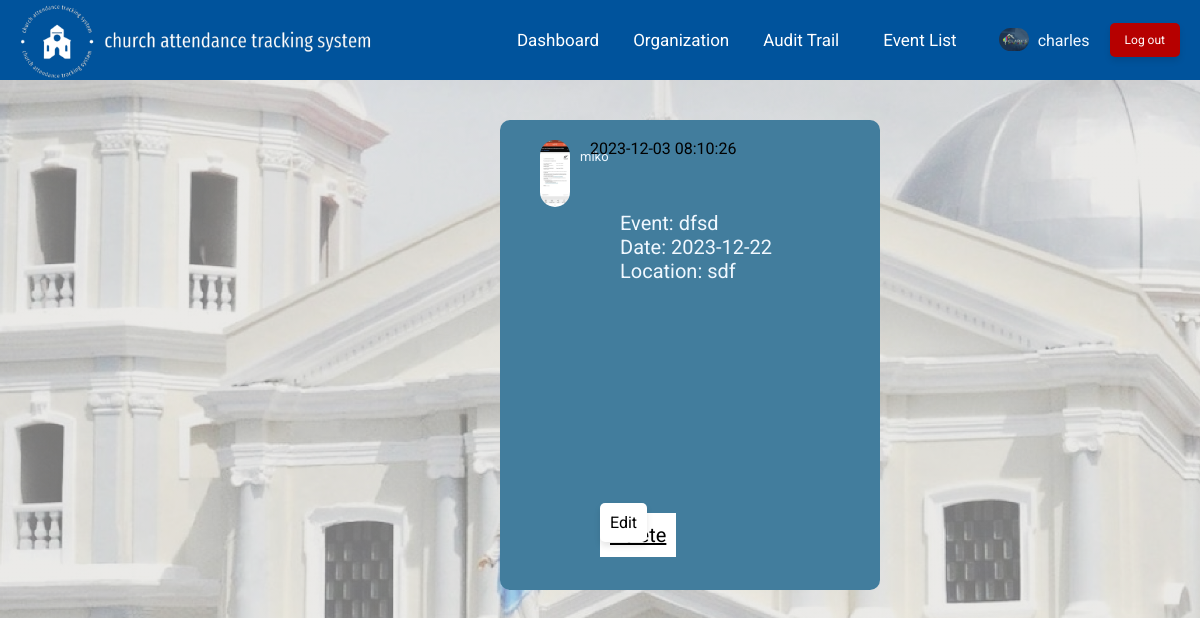
Screenshot of /orgexpandpost.php?id=2 (signed in) with the database file from the repository.
### tables this page shows
CREATE TABLE `userlist` (
  `id` int(11) UNSIGNED NOT NULL,
  `username` varchar(50) NOT NULL,
  `access` varchar(50) NOT NULL,
  `church_member` varchar(3) NOT NULL,
  `email` varchar(50) NOT NULL,
  `organization` text DEFAULT NULL,
  `contact` double DEFAULT NULL,
  `profile_picture` text DEFAULT NULL,
  `password` varchar(500) NOT NULL
);

CREATE TABLE `postlist` (
  `post_id` int(11) NOT NULL,
  `user_id` int(11) NOT NULL,
  `event` text NOT NULL,
  `date` date NOT NULL,
  `location` text NOT NULL,
  `date_posted` datetime NOT NULL DEFAULT current_timestamp() ON UPDATE current_timestamp(),
  `qr` text NOT NULL
);

### orgexpandpost.php (the view, shortened to what this page needs)
<?php
require_once './include/connect/dbcon.php';
$user_id = $_SESSION["user_id"];
if (isset($_GET["id"])) {
    $post_id = $_GET["id"];
}
try {
    $sql = "SELECT * FROM userlist WHERE id=:user_id";
    $result = $pdo->prepare($sql);
    $result->execute([":user_id" => $user_id]);
    $user = $result->fetch();
    $sql = "SELECT * FROM postlist INNER JOIN userlist on userlist.id=postlist.user_id WHERE post_id=:post";
    $result = $pdo->prepare($sql);
    $result->execute([":post" => $post_id]);
    $post = $result->fetch();
} catch (PDOException $exc) {
    echo $exc->getMessage();
    exit();
}
?>
<!DOCTYPE html>
<html lang="en">
<head>
    <link rel="stylesheet" href="orgexpandpost.css">
</head>
    <body >
          <div class="header">
            <div class="left-section">
                <a href="orgadminhome.php" id="logo-link">
                    <img src="images/logos/newwhitetranspa.png" alt="">
                </a>
            </div>
            <div class="right-section">
                <a href="orgadminhome.php" class="dashh">Dashboard</a>
                <a href="orgadminorg.php" class="orgs">Organization</a>
                <a href="orgadminaudit.php" class="audtrail" >Audit Trail</a>
                <a href="orgeventlist.php" class="ev" >Event List</a>
                <div class="profile-link">
                  <a href="orgadminprofile.php" target="_blank">
                    <img class="profile-picture" src="<?php echo $user["profile_picture"]; ?>" alt="">
                  </a>
                </div>
                <div class="user-name">
                  <a href="orgadminprofile.php" target="_blank"><?php echo $user["username"]; ?></a>
              </div>
              <a class="logout" href="logout.php">Log out</a>
            </div>
          </div>
          <div class="post-container">
            <div>
                <div>
                  <div class="user-profile">
                    <div class="poster-profile-picture">
                        <img class="poster-profile-picture" src="<?php echo $post['profile_picture']; ?>" alt="">
                    </div>
                    <div class="poster-info">
                      <div class="profile-name"><?php echo $post['username']; ?></div>
                      <div class="date-posted"><?php echo $post['date_posted']; ?></div>
                    </div>
                  </div>
                </div>
          <div class="user-post-description">
            <div class="post-what">  Event:        <?php echo $post['event']; ?></div>
            <div class="post-where"> Date:          <?php echo $post['date']; ?></div>
            <div class="post-when">  Location:      <?php echo $post['location']; ?></div>
            <div class="qr-image"><img src="<?php echo $post['qr']; ?>">  </div>
            <div class="mga-buttons">
                <a href="orgeditpost.php?id=<?php echo $post['post_id'];?>">Edit  </a>
              </div>
              <div class ="delete-button">
                        <a href="orgdeletepost.php?id=<?php echo $log['post_id'];?>" >Delete</a>
              </div>
          </div>
        </div>
      </div>
    </body>
</html>

### orgexpandpost.css (style rules this page uses)
* { margin: 0; padding: 0; font-family: Roboto, arial; }
.header { position: fixed; left: 0; right: 0; top: 0; display: flex; flex-direction: row; justify-content: space-between; align-items: center; background-color: rgb(0, 83, 156); margin: 0; padding: 0; z-index: 100; height: 80px; }
.left-section { display: flex; flex-direction: row; justify-content: center; align-items: center; }
.left-section a { display: flex; justify-content: center; align-items: center; padding: 10px; text-decoration: none; }
.left-section img { width: 400px; height: 80px; object-fit: cover; border-radius: 30px; margin-right: 15px; margin-left: -15px; }
.dashh { margin-right: 15px; margin-left: 5px; font-size: 17px; color: rgb(255, 255, 255); text-decoration: none; padding: 2px 2px; border-radius: 5%; background-color: rgba(240, 248, 255, 0); transition: background-color 0.3s, box-shadow 0.3s, transform 0.3s; display: inline-block; transform: translateY(0); }
.orgs { margin-right: 15px; margin-left: 15px; font-size: 17px; color: rgb(255, 255, 255); text-decoration: none; padding: 2px 2px; border-radius: 5%; background-color: rgba(240, 248, 255, 0); transition: background-color 0.3s, box-shadow 0.3s, transform 0.3s; display: inline-block; transform: translateY(0); }
.audtrail { margin-right: 15px; margin-left: 15px; font-size: 17px; color: rgb(255, 255, 255); text-decoration: none; padding: 2px 2px; border-radius: 5%; background-color: rgba(240, 248, 255, 0); transition: background-color 0.3s, box-shadow 0.3s, transform 0.3s; display: inline-block; transform: translateY(0); }
.ev { margin-right: 40px; margin-left: 25px; font-size: 17px; color: rgb(255, 255, 255); text-decoration: none; padding: 2px 2px; border-radius: 5%; background-color: rgba(240, 248, 255, 0); transition: background-color 0.3s, box-shadow 0.3s, transform 0.3s; display: inline-block; transform: translateY(0); }
.user-name a { color: aliceblue; text-decoration: none; margin-right: 20px; margin-left: -1px; }
.profile-link img { width: 30px; height: auto; border-radius: 15px; margin-top: 3px; margin-right: 10px; }
.logout { margin-right: -40px; margin-left: 0px; font-size: 12px; color: white; padding: 10px 15px; border-radius: 5px; background-color: rgb(182, 0, 0); text-decoration: none; transition: background-color 0.3s, box-shadow 0.3s, transform 0.3s; display: inline-block; box-shadow: 0 4px 6px rgba(0, 0, 0, 0.1); transform: translateY(0); }
.right-section { display: flex; justify-content: center; align-items: center; flex-shrink: 0; margin-right: 60px; }
body { margin-top: 120px; background: linear-gradient(to top, rgba(218, 217, 217, 0.5) 50%, rgba(218, 217, 217, 0.5) 50%), url(images/lagin.jpg); background-attachment: fixed; background-position: center; background-size: cover; }
.post-container { border: snow; margin-left: 500px; transition: box-shadow 0.15s; height: 470px; width: 300px; display: flex; flex-direction: column; background:rgb(66, 125, 157) ; border-radius: 10px; position: relative; padding-left: 80px; }
.mga-buttons { width: 200px; height: 30px; margin-top: 10px; }
.mga-buttons a { margin-top: 10px; margin-right: 50px; background-color: rgb(255, 255, 255); color: rgb(0, 0, 0); border: none; padding: 10px 10px; text-align: center; text-decoration: none; display: inline-block; font-size: 16px; cursor: pointer; border-radius: 5px; transition: background-color 0.3s, box-shadow 0.3s, transform 0.3s; box-shadow: 0 4px 6px rgba(0, 0, 0, 0.1); transform: translateY(0); }
.delete-button a { margin-top: 10px; margin-right: 50px; background-color: rgb(255, 255, 255); color: rgb(0, 0, 0); border: none; padding: 10px 10px; }
.user-post-description, .post-what, .post-when, .post-where { margin-left: 20px; color: aliceblue; font-size: 20px; }
.poster-profile-picture { height: auto; width: 30px; object-fit: cover; border-radius: 15px; margin-left: -20px; margin-top: 10px; }
.user-profile { display: flex; flex-direction: row; }
.poster-info { display: flex; flex-direction: column; margin-bottom: 15px; }
.profile-name { margin-top: 29px; margin-left: -10px; color: aliceblue; font-size: 13px; }
.date-posted { margin-top: -25px; }
.qr-image { width: 420px; height: 180px; margin-top: 20px; }

### rows the page displays
userlist: profile_picture (picture), username "charles"
postlist: user.profile_picture (picture), user.username "miko", date_posted "2023-12-03 08:10:26", event "dfsd", date "2023-12-22", location "sdf"
